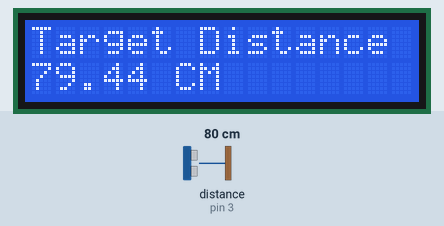
The sketch below on a simulated Arduino Uno, built with avr-gcc and run on an emulated ATmega328P. Shown: 16×2 character LCD. Wiring (inferred from the names in the program): ultrasonic range finder: trigger pin 2; echo pin 3. The inputs (shaded band) are chosen by the test bench; at power-on: distance to the obstacle (sensor on pin 3) 80 cm. The echo pulse lasts 58.3 µs per cm; what the sketch prints to the serial monitor is not drawn.

Above: at 1.2 s.
1.3 s: distance to the obstacle (sensor on pin 3) set to 2 cm
At 5.4 s:
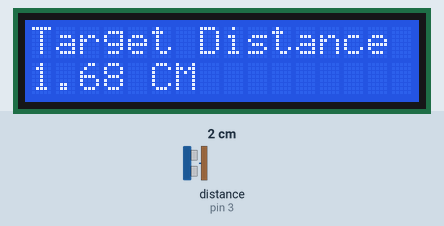
11.6 s: distance to the obstacle (sensor on pin 3) set to 4 cm
At 16.6 s:
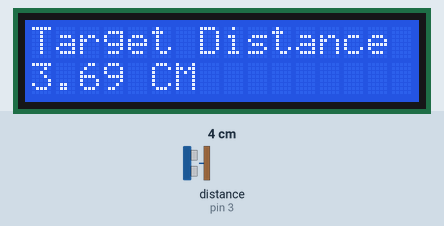
21.6 s: distance to the obstacle (sensor on pin 3) set to 9 cm
At 26.5 s:
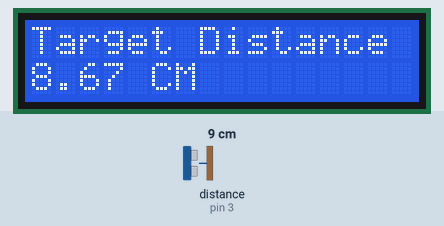
Timing chart, 0 to 28.0 s (numbered marks = the images above; inputs shaded):
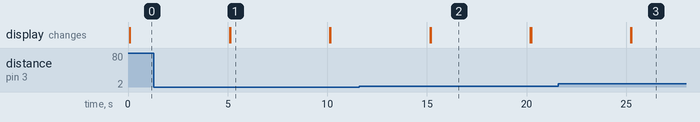

The sketch:

PortableDistancewithDisplay.ino
```cpp
#include <LiquidCrystal.h>
int rs=7;
int en=8;
int d4=9;
int d5=10;
int d6=11;
int d7=12;
LiquidCrystal lcd(rs,en,d4,d5,d6,d7);

int trigPin=2;
int echoPin=3;
int pingTravelTime;
float pingTravelDistance;
float distanceToTarget;
int dt=5000;

void setup() {
  lcd.begin(16,2);
  pinMode(trigPin,OUTPUT);
  pinMode(echoPin,INPUT);
  Serial.begin(9600);

}

void loop() {
  // put your main code here, to run repeatedly:
digitalWrite(trigPin,LOW);
  delayMicroseconds(10);
  digitalWrite(trigPin,HIGH);
  delayMicroseconds(10);
  digitalWrite(trigPin,LOW);
  pingTravelTime=pulseIn(echoPin,HIGH);
  delay(25);
  pingTravelDistance=(pingTravelTime*1231.15*1000*100)/(3600.*1000000);
  distanceToTarget=pingTravelDistance/2;
  Serial.print("Distance to Target is: ");
  Serial.print(distanceToTarget);
  Serial.println(" cm.");
  lcd.setCursor(0,0);
  lcd.print("Target Distance");
  lcd.setCursor(0,1);
  lcd.print(distanceToTarget);
  lcd.print(" CM");
  delay(dt);
  lcd.clear();

}
```

Measured:
- after the input at 1.3 s, the display: first differs from a run without the input after 3.8 s (image 1)
- after the input at 11.6 s, the display: first differs from a run without the input after 3.6 s (image 2)
- after the input at 21.6 s, the display: first differs from a run without the input after 3.7 s (image 3)
- what the display in image 1 shows lasts 5.0 s, from 5.1 s to 10.1 s
